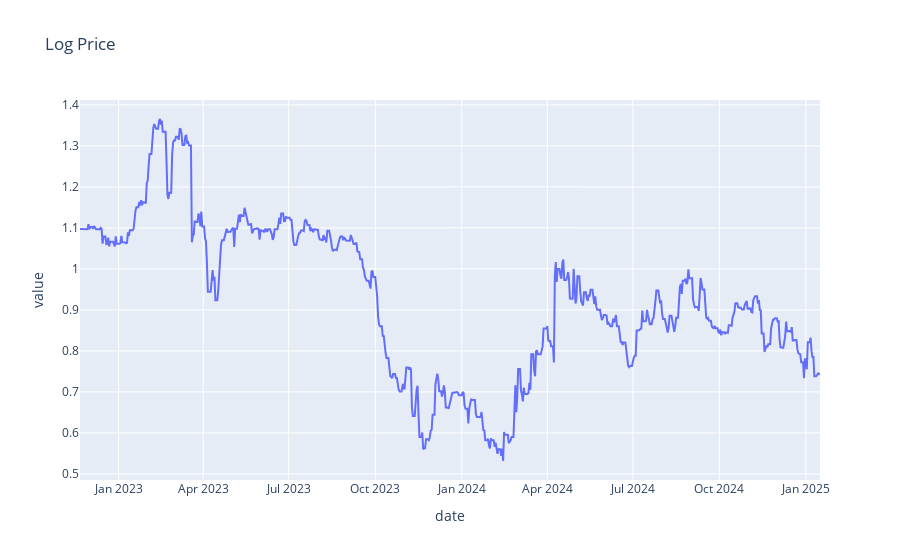

Notebook cell for this chart:
### Markdown cell above
# Plot feature

### Code cell
# Step 1: Query the DuckDB table into a Pandas DataFrame
df = con.sql(query).fetchdf()
# Step 2: Plot the data using Plotly Express
fig = px.line(df, x='date', y='value', title='Log Price')
fig.show()

### Figure 1 — Plotly figure (JSON) as saved in the notebook; plotly's stock layout.template omitted (floating-point values rounded to 4 significant figures; data arrays with more than 128 entries replaced by an {"elided": "..."} marker saying what was removed)
{"data": [{"hovertemplate": "date=%{x}<br>value=%{y}<extra></extra>", "legendgroup": "", "line": {"color": "#636efa", "dash": "solid"}, "marker": {"symbol": "circle"}, "mode": "lines", "name": "", "orientation": "v", "showlegend": false, "type": "scatter", "x": {"elided": "788 str values"}, "xaxis": "x", "y": {"elided": "788 float values"}, "yaxis": "y"}], "layout": {"legend": {"tracegroupgap": 0}, "title": {"text": "Log Price"}, "xaxis": {"anchor": "y", "domain": [0, 1], "title": {"text": "date"}}, "yaxis": {"anchor": "x", "domain": [0, 1], "title": {"text": "value"}}}}
